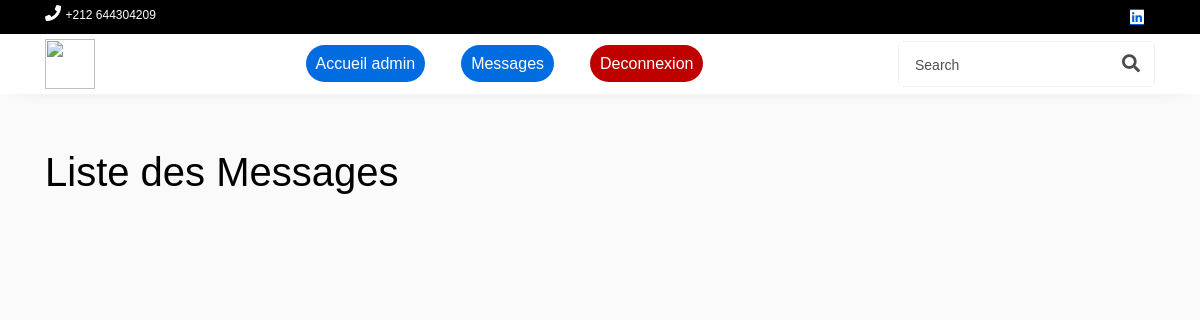
The app's page /messages, older data.
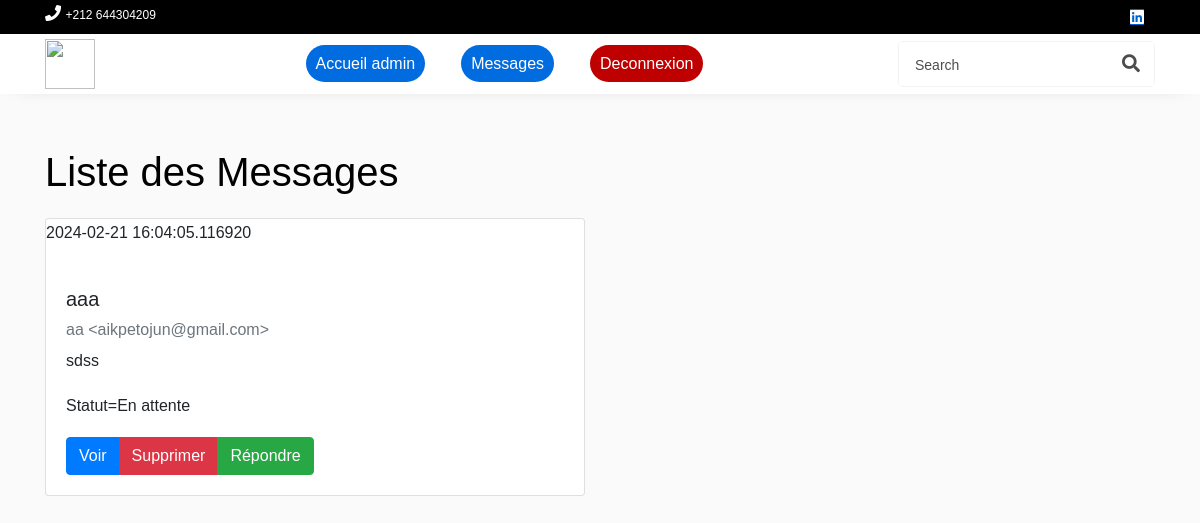
The same page, newer data.
### Main/models/models.py (models this page shows)
class Message(db.Model):
    id = db.Column(db.Integer, primary_key=True)
    name = db.Column(db.String(100))
    email = db.Column(db.String(100))
    subject = db.Column(db.String(100))
    statut = db.Column(db.String(100),default="En attente")
    message = db.Column(db.Text)
    date=db.Column(db.DateTime, default=datetime.now)

### Main/routes/admin.py (the view)
@app.route('/messages')
def messages():
    messages = Message.query.all()
    return render_template('messages.html', messages=messages)

### Main/templates/messages.html (shortened to what this page needs)
<!DOCTYPE html>
<html lang="en">
<head>
  <link href="https://stackpath.bootstrapcdn.com/bootstrap/4.5.2/css/bootstrap.min.css" rel="stylesheet">
</head>
<body>
    {% with currentPage='' %}
    {% include 'navbar_admin.html' %}
    {% endwith %}
<div class="container mt-5">
    <h1>Liste des Messages</h1>
    <div class="row mt-3">
    {% for message in messages %}
    <div class="col-md-6">
        <div class="card">
            <p class="card-text">{{ message.date }}</p>
        <div class="card-body">
            <h5 class="card-title">{{ message.subject }}</h5>
            <h6 class="card-subtitle mb-2 text-muted">{{ message.name }} &lt;{{ message.email }}&gt;</h6>
            <p class="card-text">{{ message.message }}</p>
            <p class="card-text">Statut={{ message.statut }}</p>
            <div class="btn-group" role="group">
                <a href="/view_message/{{ message.id }}" class="btn btn-primary">Voir</a>
                <a href="/delete_message/{{ message.id }}" class="btn btn-danger">Supprimer</a>
                <a href="/reply_message/{{ message.id }}" class="btn btn-success">Répondre</a>
            </div>
        </div>
        </div>
    </div>
    {% endfor %}
    </div>
</div>
</body>
</html>

Row changes from the older to the newer data that the page shows:
added Message: date "2024-02-21 16:04:05.116920", subject "aaa", name "aa", email "aikpetojun@gmail.com", message "sdss", statut "En attente"
